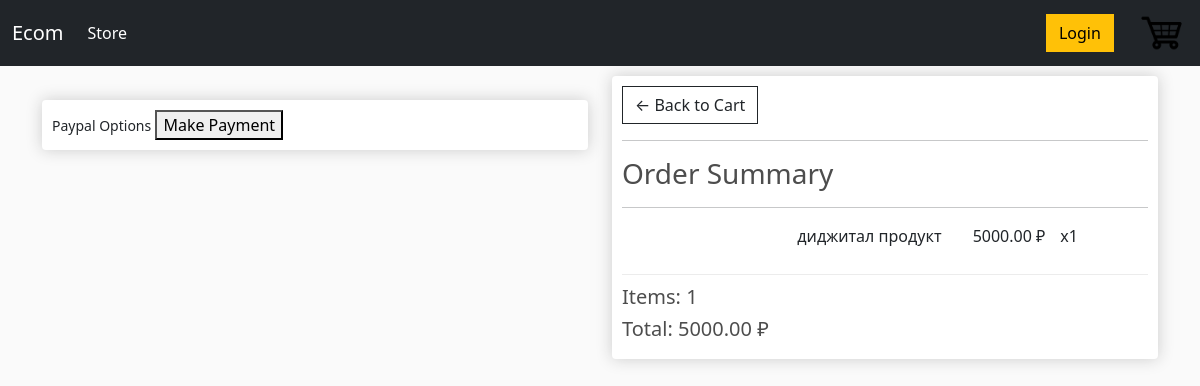
Screenshot of /checkout/ (signed in) with the database file from the repository.
### mainapp/models.py (models this page shows, shortened)
class OrderItem(models.Model):
    product = models.ForeignKey(Product, on_delete=models.SET_NULL, blank=True, null=True)
    order = models.ForeignKey(Order, on_delete=models.SET_NULL, blank=True, null=True)
    quantity = models.IntegerField(default=0, null=True, blank=True)
    date_added = models.DateTimeField(auto_now_add=True)
    @property
    def get_total(self):
        total = self.product.price * self.quantity
        return total

class Product(models.Model):
    name = models.CharField(max_length=200, null=True)
    price = models.FloatField()  # !!! not sure
    digital = models.BooleanField(default=False, null=True, blank=False)
    image = models.ImageField(null=True, blank=True)
    def imageURL(self):
        try:
            url = self.image.url
        except:
            url = ''
        return url

class Order(models.Model):
    customer = models.ForeignKey(Customer, on_delete=models.SET_NULL, blank=True, null=True)
    date_order = models.DateTimeField(auto_now_add=True)
    complete = models.BooleanField(default=False, null=True, blank=False)
    transaction_id = models.CharField(max_length=200, null=True)
    def get_cart_total(self):
        orderitems = self.orderitem_set.all()
        total = sum([item.get_total for item in orderitems])
        return total
    def get_cart_items(self):
        orderitems = self.orderitem_set.all()
        items = sum([item.quantity for item in orderitems])
        return items
    def shipping(self):
        shipping = False
        orderitems = self.orderitem_set.all()
        for i in orderitems:
            if not i.product.digital:
                shipping = True
        return shipping

### mainapp/views.py (the view)
# urls.py: path('checkout/', views.checkout, name='checkout'),
def checkout(request):
    if request.user.is_authenticated:
        customer = request.user.customer
        order, created = Order.objects.get_or_create(customer=customer, complete=False)
        items = order.orderitem_set.all()
    else:
        items = []
        order = {'get_cart_total': 0, 'get_cart_items': 0, 'shipping': False}
    context = {'items': items, 'order': order}
    return render(request, 'mainapp/checkout.html', context)

### mainapp/templates/mainapp/checkout.html (shortened to what this page needs)
{% extends 'mainapp/index.html' %}
{% load static %}
{% block content%}
    <div class="row">
        <div class="col-lg-6">
			<br>
			<div class="box-element hidden" id="payment-info">
				<small>Paypal Options</small>
				<button id = "make-payment">Make Payment</button>
			</div>
        </div>
        <div class="col-lg-6">
            <div class="box-element">
				<a  class="btn btn-outline-dark" href="{% url 'cart' %}">&#x2190; Back to Cart</a>
				<hr>
				<h3>Order Summary</h3>
				<hr>
				{% for item in items %}
				<div class="cart-row">
				<div style="flex:2"><img class="row-image" src="{{item.product.imageURL}}"></div>
				<div style="flex:2"><p>{{item.product.name}}</p></div>
				<div style="flex:1"><p>{{item.product.price|floatformat:2}} ₽</p></div>
				<div style="flex:1"><p>x{{item.quantity}}</p></div>
				</div>
				{% endfor %}
				<h5>Items:   {{order.get_cart_items}}</h5>
				<h5>Total:   {{order.get_cart_total|floatformat:2}} ₽</h5>
            </div>
        </div>
    </div>
{% endblock content%}

### static/css/index.css (style rules this page uses)
body { background-color: hsl(0, 0%, 98%); }
h1,h2,h3,h4,h5,h6 { color:hsl(0, 0%, 30%); }
.box-element { box-shadow:hsl(0, 0%, 80%) 0 0 16px; background-color: #fff; border-radius: 4px; padding: 10px; }
.col-lg-4, .col-lg-6, .col-lg-8, .col-lg-12 { margin-top: 10px; }
.btn { border-radius: 0; }
.cart-row { display: flex; align-items: flex-stretch; padding-bottom: 10px; margin-bottom: 10px; border-bottom: 1px solid #ececec; }

### rows the page displays
OrderItem: product.name "диджитал продукт", product.price "5000.00", quantity "1"
Order: get_cart_items "1", get_cart_total "5000.00"
